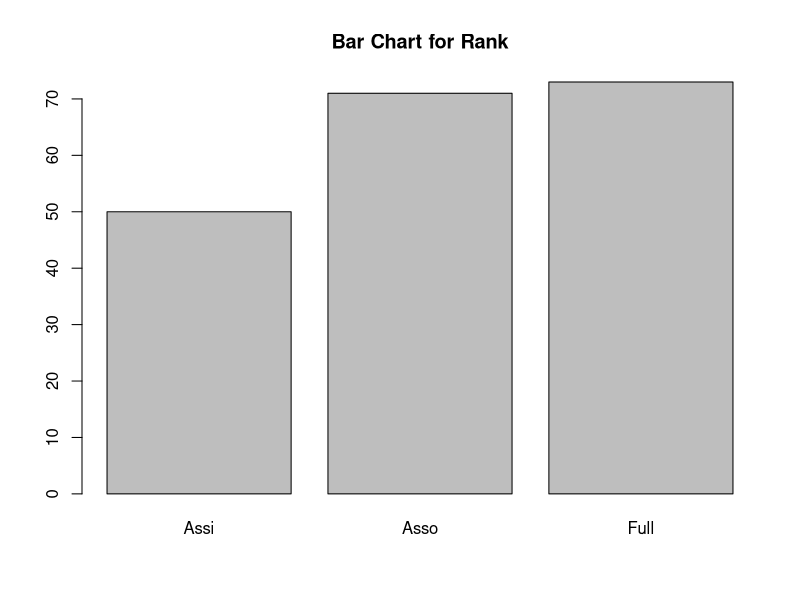
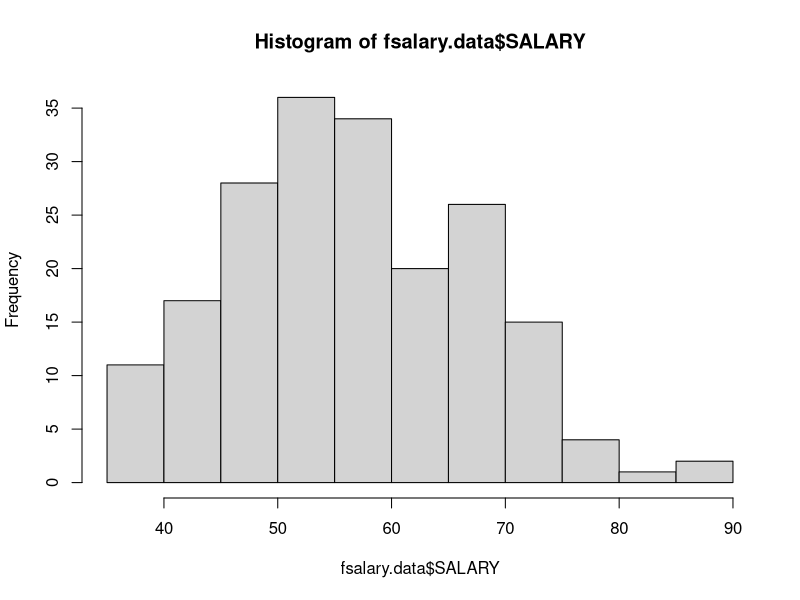
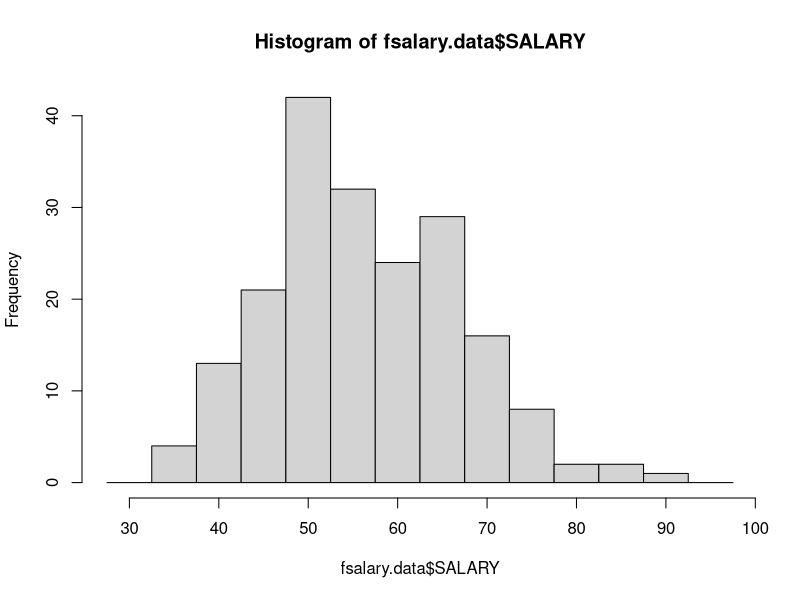
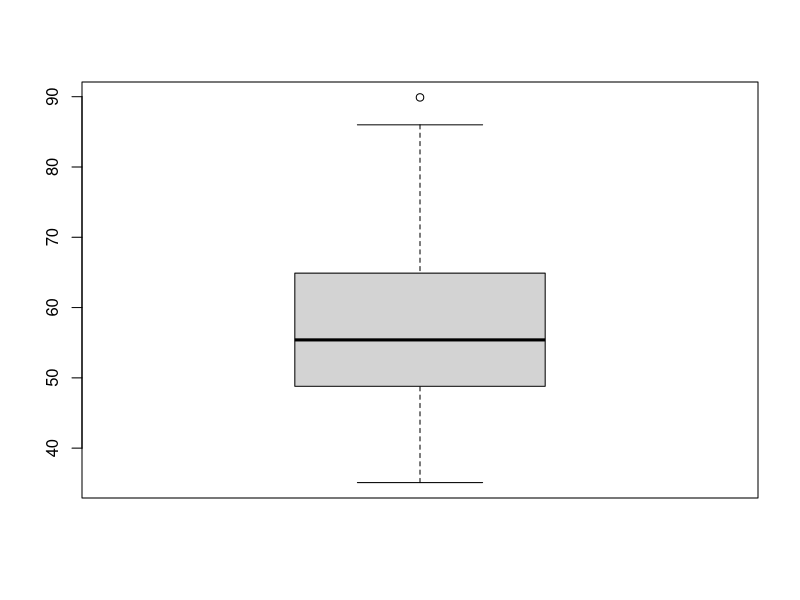
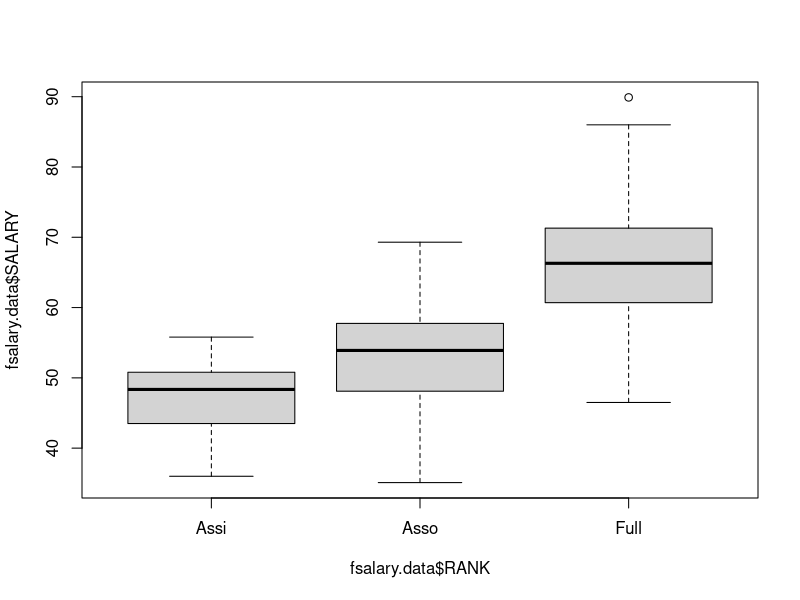
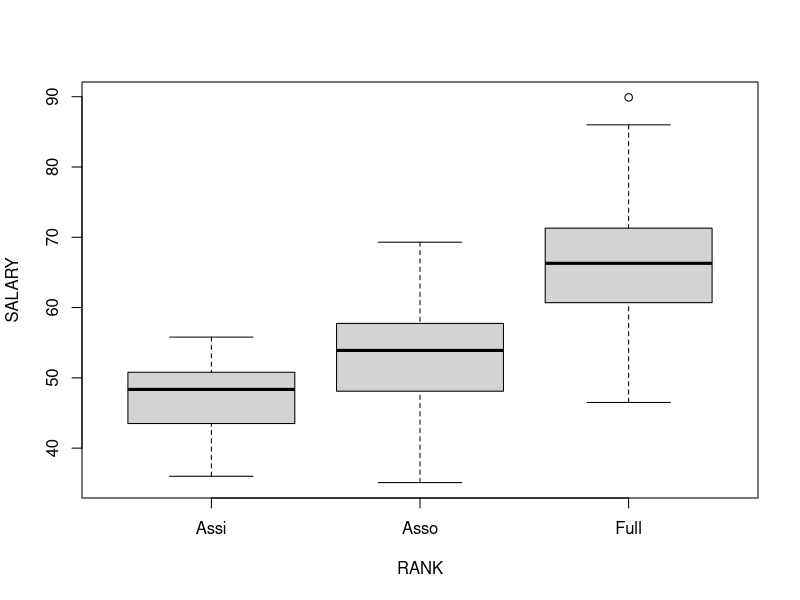
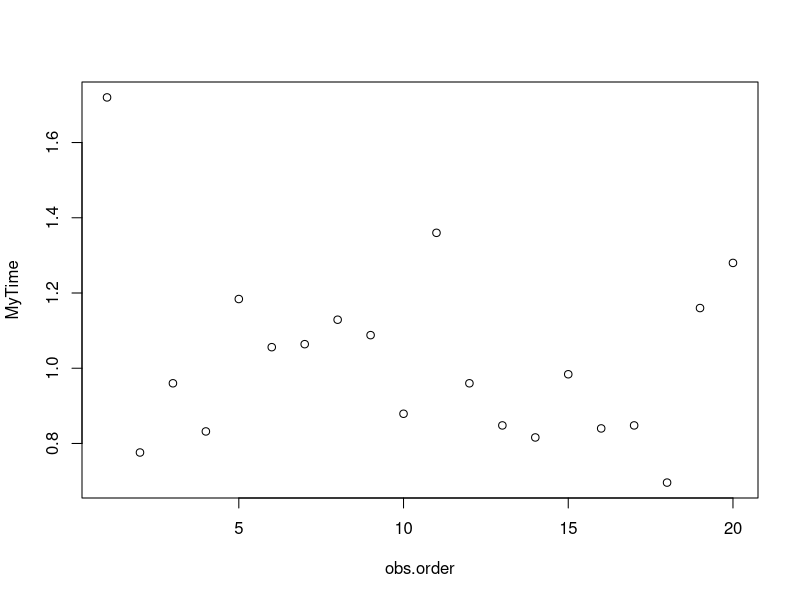
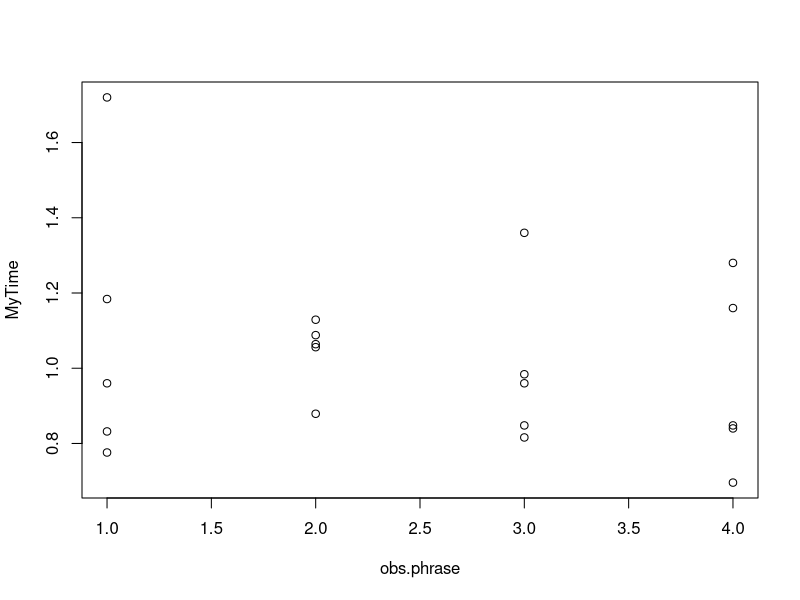

The R source for these figures, in order:
##### Example 1: the Faculty Salary data 
# Import data set. This is formatted two columns/variables
fsalary.data <- read.table(file="fsalary.txt", header=TRUE)
fsalary.data #display data

# For the categorical variable RANK, do a frequency table
table(fsalary.data$RANK)
# Draw a barchart
barplot(table(fsalary.data$RANK), main='Bar Chart for Rank')

#Draw a histogram for the continuous variable SALARY
hist(fsalary.data$SALARY)
#Define our own breakpoints for histogram: 27.5, 42.5, ..., 97.5
hist(fsalary.data$SALARY, breaks=27.5+(0:14)*5)

#Draw a boxplot
boxplot(fsalary.data$SALARY)
#Boxplot by the rank
boxplot(fsalary.data$SALARY~fsalary.data$RANK)
##A different syntax doing the same task
boxplot(SALARY~RANK, data=fsalary.data)

#Calculate statistics: mean, median, standard deviation
mean(fsalary.data$SALARY)
median(fsalary.data$SALARY)
sd(fsalary.data$SALARY)

#Summary statistics: min, max, 1st/3rd quartile, mean, median.
summary(fsalary.data$SALARY)
#Contrast this with summary of the whole data set (two variables)
summary(fsalary.data)  #For class(nominal) variable 'RANK', it gives the counts.

#More summary statistics, use some package. Here use 'psych' for example.
#The package needs to be installed beforehand. Installation is needed only once 
#  on a computer. But needs to load the library once every R session.
#install.packages("psych")
library(psych)
describe(fsalary.data$SALARY)
#Summary statistics by groups (rank)
describeBy(fsalary.data$SALARY, fsalary.data$RANK)

#Clear workspace
#You do not have to do this. 
#But it is a good habit to clear out all data after finishing.
#(Just to avoid confusion, may inadvertently use same variable name next time.)
rm(list=ls()) 

##### Example 2: the Response time data 
# Import data set. This is just one variable. 
#  We use 'scan' which input unformatted data.
#  This will create a vector variable
MyTime <- scan(file="ResponseTime.txt")
# We can also make this vector into a data frame as above (here only one column)
time.data<-data.frame(MyTime)
# We now add new variables to this data frame
time.data$obs.order<-seq(length(time.data$MyTime))
time.data$obs.phrase<- ifelse(time.data$obs.order<=5, 1, 
                              ifelse(time.data$obs.order<=10, 2, 
                                     ifelse(time.data$obs.order<=15, 3, 4)))
# Scatterplot of response time versus observation order
plot(MyTime~obs.order, data=time.data)
# stratified scatterplot of response time by 4 phrases of observations.
plot(MyTime~obs.phrase, data=time.data)

#Clear workspace
rm(list=ls())

##### Example 3: the trees data
# There are datasets that comes with R. So no need to import them.
#  Use data() to see which datasets are there.
#  We use 'trees' data as an example.

#Summary statistics
summary(trees)
#Scatterplot of Volume versus Height
plot(Volume~Height, data=trees)

# We can inspect the contents of a dataset with str()
str(trees)
# Display the first few observations
head(trees) 


